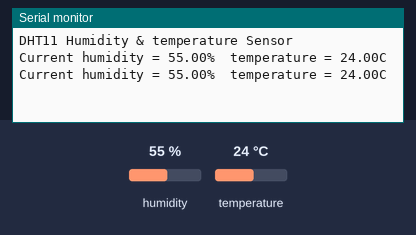
The sketch below on a simulated Arduino Uno, built with avr-gcc and run on an emulated ATmega328P. Shown: the last lines printed to the serial monitor. The inputs (shaded band) are chosen by the test bench; at power-on: humidity 55 %, temperature 24 °C.

Above: at 2.7 s.
2.8 s: humidity set to 22 %
At 4.1 s:
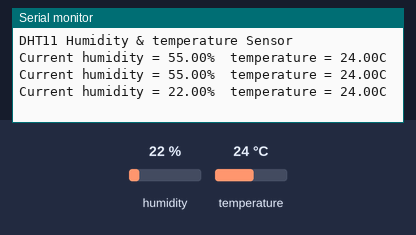
4.3 s: temperature set to 12 °C
At 5.4 s:
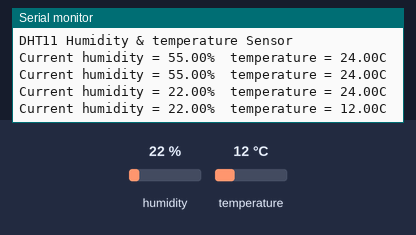
5.8 s: humidity set to 40 %
At 7.5 s:
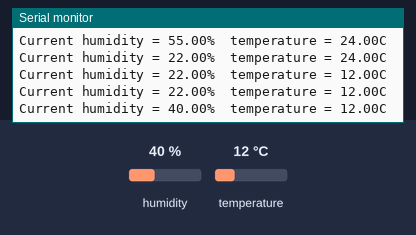
Timing chart, 0 to 9.0 s (numbered marks = the images above; inputs shaded):
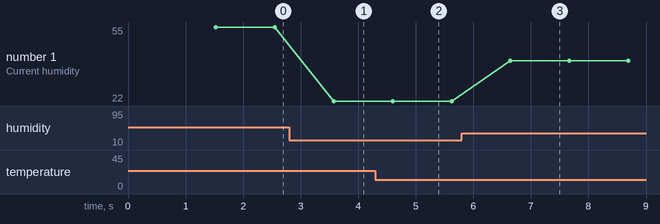

The sketch:

dht.ino
```cpp
//Include DHT sensor library
#include <dht.h>
//Define DHT sensor digital pin
#define DHT11_PIN 7
dht DHT;

void setup(){
  //Set connection to serial monitor
  Serial.begin(9600);
  delay(500);//Delay to let system boot
  Serial.println("DHT11 Humidity & temperature Sensor\n\n");
  delay(1000);//Wait before accessing Sensor
}

void loop()
{
  //Read data from sensor
   DHT.read11(DHT11_PIN);
  //print temperature and humidity values to monitor
  Serial.print("Current humidity = ");
  Serial.print(DHT.humidity);
  Serial.print("%  ");
  Serial.print("temperature = ");
  Serial.print(DHT.temperature);
  Serial.println("C  ");
  //Put a delay of 1 second
  delay(1000);
}
```

Measured:
- after the input at 2.8 s, the serial monitor: prints a new line after 0.77 s (image 1)
- after the input at 4.3 s, the serial monitor: prints a new line after 0.30 s (image 2)
- after the input at 5.8 s, the serial monitor: prints a new line after 0.85 s (image 3)
- plotted number 1: 55 → 22 after the input at 2.8 s, 22 → 40 after the input at 5.8 s
